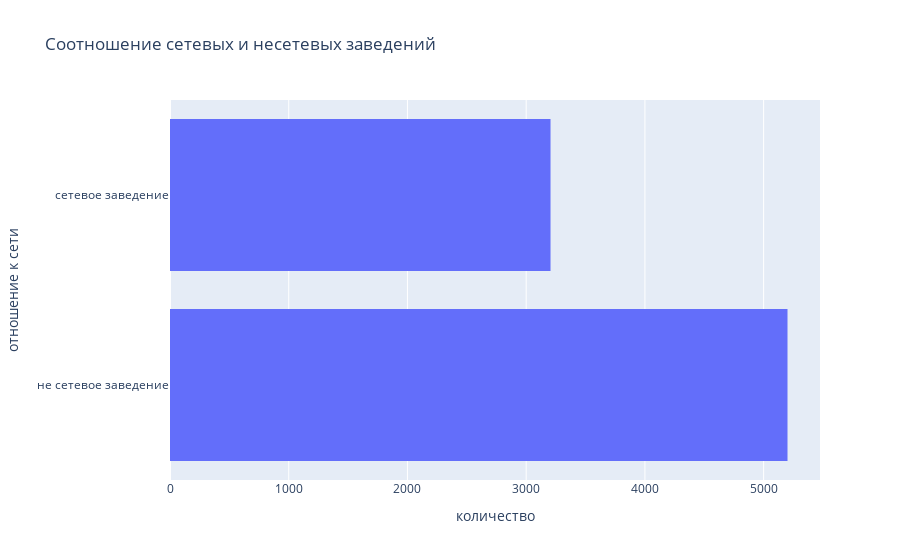

The notebook cell saved with this chart:
### Markdown cell above
Рассмотрим кол-во сетевых и несетевых заведений

### Code cell
fig = px.histogram(data,
                   y='chain',
                   title='Соотношение сетевых и несетевых заведений'
                   )


fig.update_xaxes(title='количество')

fig.update_yaxes(title='отношение к сети')

### Figure 1 — Plotly figure (JSON) as saved in the notebook; plotly's stock layout.template omitted (floating-point values rounded to 4 significant figures; data arrays with more than 128 entries replaced by an {"elided": "..."} marker saying what was removed)
{"data": [{"alignmentgroup": "True", "bingroup": "y", "hovertemplate": "count=%{x}<br>chain=%{y}<extra></extra>", "legendgroup": "", "marker": {"color": "#636efa", "pattern": {"shape": ""}}, "name": "", "offsetgroup": "", "orientation": "h", "showlegend": false, "type": "histogram", "xaxis": "x", "y": {"elided": "8406 str values"}, "yaxis": "y"}], "layout": {"barmode": "relative", "legend": {"tracegroupgap": 0}, "title": {"text": "Соотношение сетевых и несетевых заведений"}, "xaxis": {"anchor": "y", "domain": [0, 1], "title": {"text": "количество"}}, "yaxis": {"anchor": "x", "domain": [0, 1], "title": {"text": "отношение к сети"}}}}
